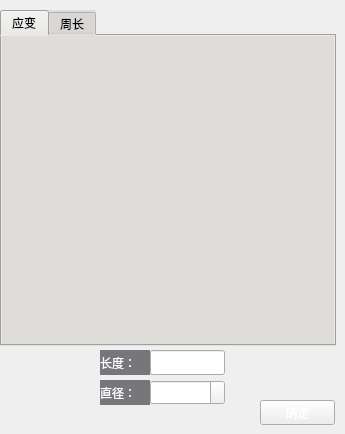
        <widget class="QWidget" name="tab_7">
         <attribute name="title">
          <string>中线提取</string>
         </attribute>
         <widget class="QTabWidget" name="tabWidget_4">
          <property name="geometry">
           <rect>
            <x>0</x>
            <y>10</y>
            <width>336</width>
            <height>336</height>
           </rect>
          </property>
          <property name="minimumSize">
           <size>
            <width>336</width>
            <height>336</height>
           </size>
          </property>
          <property name="maximumSize">
           <size>
            <width>336</width>
            <height>336</height>
           </size>
          </property>
          <property name="contextMenuPolicy">
           <enum>Qt::PreventContextMenu</enum>
          </property>
          <property name="autoFillBackground">
           <bool>false</bool>
          </property>
          <property name="styleSheet">
           <string notr="true">background-color: rgb(222, 221, 218);</string>
          </property>
          <property name="tabPosition">
           <enum>QTabWidget::North</enum>
          </property>
          <property name="tabShape">
           <enum>QTabWidget::Rounded</enum>
          </property>
          <property name="currentIndex">
           <number>0</number>
          </property>
          <widget class="QWidget" name="tab_4">
           <attribute name="title">
            <string>应变</string>
           </attribute>
          </widget>
          <widget class="QWidget" name="tab_11">
           <attribute name="title">
            <string>周长</string>
           </attribute>
          </widget>
         </widget>
         <widget class="QLabel" name="label_28">
          <property name="geometry">
           <rect>
            <x>100</x>
            <y>380</y>
            <width>50</width>
            <height>25</height>
           </rect>
          </property>
          <property name="minimumSize">
           <size>
            <width>50</width>
            <height>25</height>
           </size>
          </property>
          <property name="maximumSize">
           <size>
            <width>50</width>
            <height>25</height>
           </size>
          </property>
          <property name="styleSheet">
           <string notr="true">color: rgb(255, 255, 255);
background-color: rgb(119, 118, 123);</string>
          </property>
          <property name="text">
           <string>直径：</string>
          </property>
         </widget>
         <widget class="QSpinBox" name="spinBox_2">
          <property name="geometry">
           <rect>
            <x>150</x>
            <y>380</y>
            <width>75</width>
            <height>25</height>
           </rect>
          </property>
          <property name="minimumSize">
           <size>
            <width>75</width>
            <height>25</height>
           </size>
          </property>
          <property name="maximumSize">
           <size>
            <width>75</width>
            <height>25</height>
           </size>
          </property>
          <property name="styleSheet">
           <string notr="true">padding-left: 3px;
color: rgb(255, 255, 255);</string>
          </property>
         </widget>
         <widget class="QPushButton" name="pushButton_CenterLine">
          <property name="geometry">
           <rect>
            <x>260</x>
            <y>400</y>
            <width>75</width>
            <height>25</height>
           </rect>
          </property>
          <property name="minimumSize">
           <size>
            <width>75</width>
            <height>25</height>
           </size>
          </property>
          <property name="maximumSize">
           <size>
            <width>75</width>
            <height>25</height>
           </size>
          </property>
          <property name="styleSheet">
           <string notr="true">color: rgb(255, 255, 255);</string>
          </property>
          <property name="text">
           <string>确定</string>
          </property>
         </widget>
         <widget class="QLabel" name="label_29">
          <property name="geometry">
           <rect>
            <x>100</x>
            <y>350</y>
            <width>50</width>
            <height>25</height>
           </rect>
          </property>
          <property name="minimumSize">
           <size>
            <width>50</width>
            <height>25</height>
           </size>
          </property>
          <property name="maximumSize">
           <size>
            <width>50</width>
            <height>25</height>
           </size>
          </property>
          <property name="styleSheet">
           <string notr="true">color: rgb(255, 255, 255);
background-color: rgb(119, 118, 123);</string>
          </property>
          <property name="text">
           <string>长度：</string>
          </property>
         </widget>
         <widget class="QLineEdit" name="lineEdit_LineLength">
          <property name="geometry">
           <rect>
            <x>150</x>
            <y>350</y>
            <width>75</width>
            <height>25</height>
           </rect>
          </property>
          <property name="minimumSize">
           <size>
            <width>75</width>
            <height>25</height>
           </size>
          </property>
          <property name="maximumSize">
           <size>
            <width>75</width>
            <height>25</height>
           </size>
          </property>
         </widget>
        </widget>
